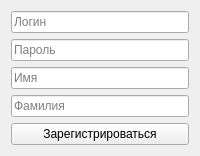
<?xml version="1.0" encoding="UTF-8"?>
<ui version="4.0">
 <class>RegisterWindow</class>
 <widget class="QWidget" name="RegisterWindow">
  <property name="windowTitle">
   <string>Регистрация</string>
  </property>
  <layout class="QVBoxLayout" name="verticalLayout">
   <item>
    <widget class="QLineEdit" name="loginInput">
     <property name="placeholderText">
      <string>Логин</string>
     </property>
    </widget>
   </item>
   <item>
    <widget class="QLineEdit" name="passwordInput">
     <property name="placeholderText">
      <string>Пароль</string>
     </property>
     <property name="echoMode">
      <enum>QLineEdit::Password</enum>
     </property>
    </widget>
   </item>
   <item>
    <widget class="QLineEdit" name="nameInput">
     <property name="placeholderText">
      <string>Имя</string>
     </property>
    </widget>
   </item>
   <item>
    <widget class="QLineEdit" name="surnameInput">
     <property name="placeholderText">
      <string>Фамилия</string>
     </property>
    </widget>
   </item>
   <item>
    <widget class="QPushButton" name="registerButton">
     <property name="text">
      <string>Зарегистрироваться</string>
     </property>
    </widget>
   </item>
  </layout>
 </widget>
 <resources/>
 <connections/>
</ui>
